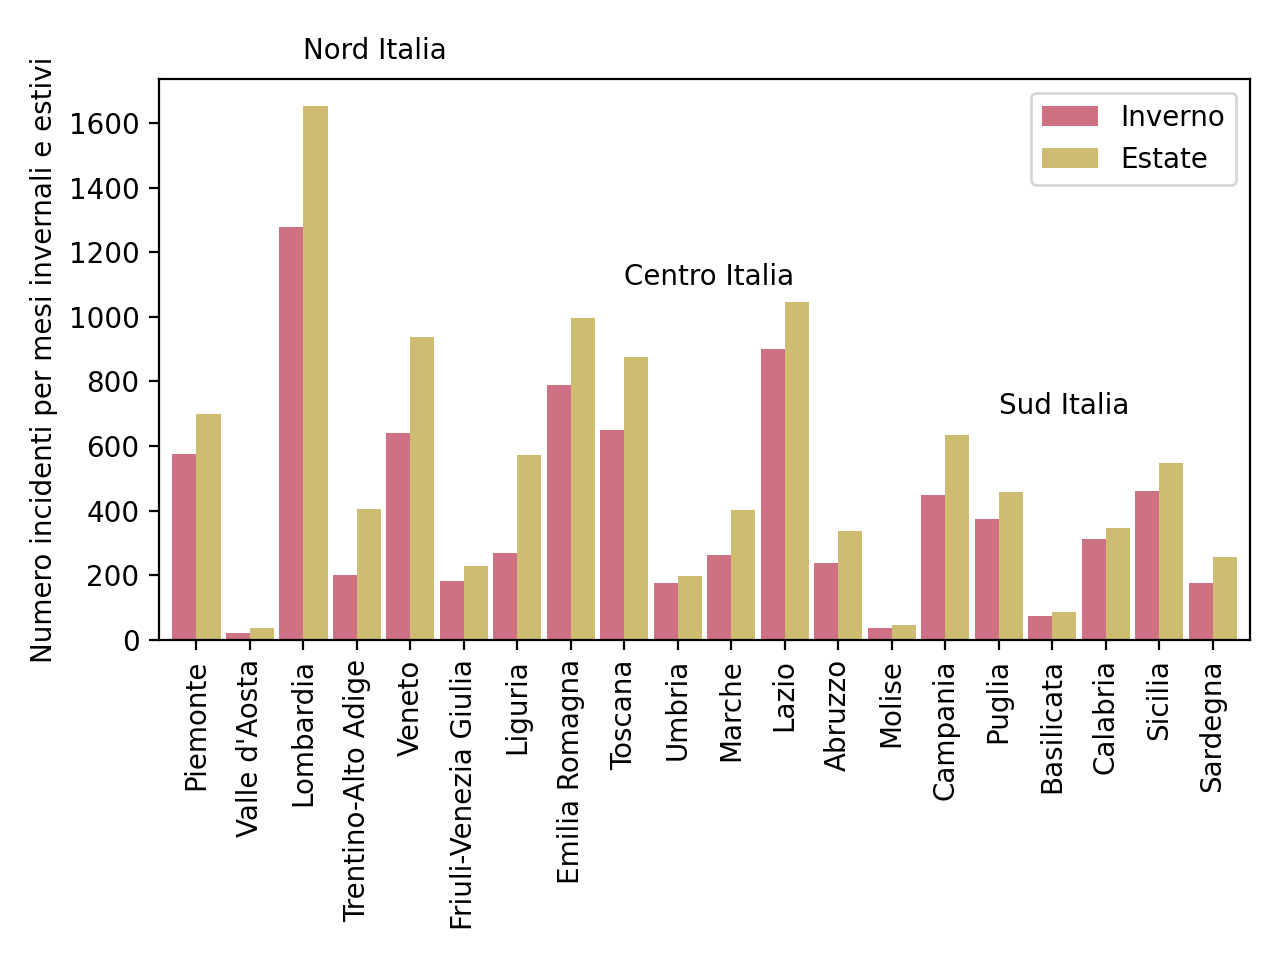

Python code for this plot:

import pandas as pd
import matplotlib.pyplot as plt

order = [
    'Piemonte', 'Valle d\'Aosta', 'Liguria', 'Lombardia', 
    'Trentino-Alto Adige', 'Veneto', 'Friuli-Venezia Giulia', 'Emilia Romagna', 
    'Toscana', 'Umbria', 'Marche', 'Lazio', 
    'Abruzzo', 'Molise', 'Campania', 'Puglia', 'Basilicata', 'Calabria', 
    'Sicilia', 'Sardegna'
]

def get_sum_of_fields(data : pd.DataFrame, select_field : str, field_to_sum : str) -> pd.Series: 
    res = {}
    index = 0
    for reg in data[select_field].unique():
        res[index] = [reg, 0]
        index += 1

    index = 0
    for reg in data[select_field].unique():
        for row in data[data[select_field] == reg][field_to_sum]:
            res[index] = [res[index][0], res[index][1] + row]
        index += 1

    return pd.DataFrame(res, index=[select_field, field_to_sum]).transpose()


data = pd.read_csv('dataset/incidenti/aci/autostrade/mesi_2018.csv') 
data = data[data['TOTALE'] != '0,0'].astype({'TOTALE': int})

estate = pd.Series() 
for mese in ['Giugno', 'Luglio', 'Agosto']: 
    e = get_sum_of_fields(data, 'REGIONE', mese)
    e.index = e['REGIONE']
    e.reindex(order)
    e = e[mese]
    if mese == 'Giugno': 
        estate = e
    else: 
        estate += e


inverno = pd.Series()
for mese in ['Dicembre', 'Gennaio', 'Febbraio']: 
    e = get_sum_of_fields(data, 'REGIONE', mese)
    e.index = e['REGIONE']
    e.reindex(order)
    e = e[mese]
    if mese == 'Dicembre': 
        inverno = e
    else: 
        inverno += e

red_ls = ['#ce7182']*20
blue_ls = ['#cebd71']*20

df = pd.DataFrame([inverno, estate], ['Inverno', 'Estate']).transpose()
df.plot.bar(width=0.9, color=[red_ls, blue_ls])

plt.text(2, 1800, "Nord Italia")
plt.text(8, 1100, "Centro Italia")
plt.text(15, 700, "Sud Italia")

plt.xlabel("")
plt.ylabel("Numero incidenti per mesi invernali e estivi")
plt.tight_layout()
plt.show()
